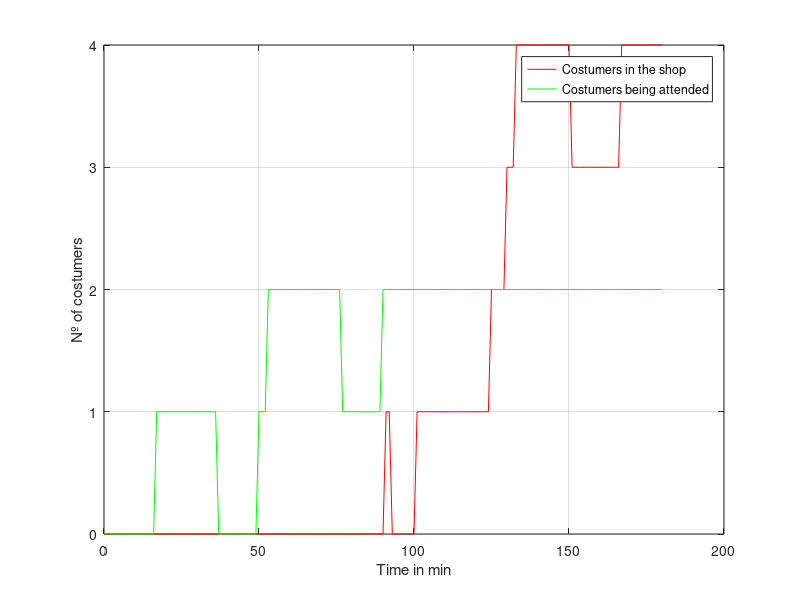

MATLAB code to generate this figure:
%BARBER SHOP
clear
clc

%parameters
s=2;%number of barbers.Nº of servers 
Qs=2;%Number of chairs.Queue size
capacity=s+Qs;%System capacity
lam=1/12;% Arrival rate clients/minute
mu=1/30;%Service rate clients/minute
time=180;%Sim time in min

%Initial state
L=0;%clients in the system.
Ls=0;%clients being served.

%sim loop
% We create an array for the costumers with as many entries as sim time to
% allocate the data.
Ls_array=zeros(1,time+1);
L_array=  zeros(1,time+1);
t=0;%initial time

for i =1:time
    %ARRIVALS
    if rand()<lam
        if L<capacity
            L=L+1;
        end
    end
    %DEPARTURES
    if rand()<mu&&Ls>0
        Ls=Ls-1;
    end
    while Ls<s&&L>0
        L=L-1;
        Ls=Ls+1;
    end
    %Store data
    Ls_array(i+1)=Ls;
    L_array(i+1)=L;
    t=t+1;
end
%Plotting
x=0:time;
figure
plot(x,L_array,"r")
ylabel("Nº of costumers")
hold on
plot(x,Ls_array,"g")
legend("Costumers in the shop","Costumers being attended")
xlabel("Time in min")
grid on
hold off

%Now we can use the Q matrix to dermine the probability of reaching each
%state after the Simulation time.
Q=[-lam,lam,0,0,0;
    mu,-mu-lam,lam,0,0;
    0,2*mu,-2*mu-lam,lam,0;
    0,0,2*mu,-2*mu-lam,lam;
    0,0,0,2*mu,-2*mu]
I=eye(5);
V_t=I*expm(Q*time)
S1=sum(V_t(:,1))/5
S2=sum(V_t(:,2))/5
S3=sum(V_t(:,3))/5
S4=sum(V_t(:,4))/5
S5=sum(V_t(:,5))/5